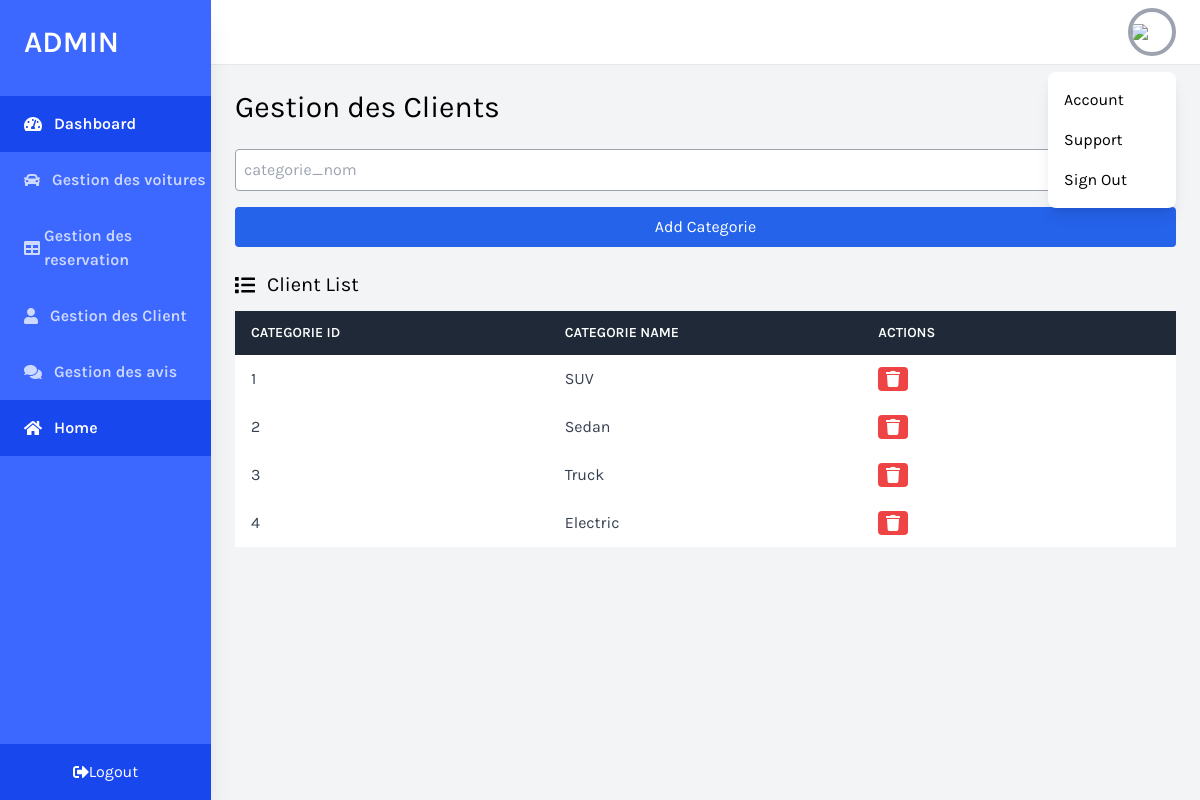
The page /pages/gestionCategorie.php on the database its author committed.
### tables this page shows
CREATE TABLE IF NOT EXISTS categories (
    categorie_id int NOT NULL AUTO_INCREMENT,
    categorie_nom varchar(100),
    PRIMARY KEY(categorie_id)
);

### Controller/AuthController.php (called while the page is built, shortened)
<?php
trait AuthController {
    public function setDb($db) {
        $this->db = $db;
    }
}
?>

### Controller/CategorieController.php (called while the page is built, shortened)
<?php
trait CategorieController
{
    private $db;
    private $tableCategories = 'categories';
    public function getAllCategories() {
        $sql = "SELECT * FROM {$this->tableCategories}";
        $stmt = $this->db->prepare($sql);
        if($stmt->execute()) {
            return $stmt->fetchAll();
        } else {
            return null;
        }
    }
}

### Helpers/Helpers.php (the view, shortened to what this page needs)
<?php
class Helpers
{
    public static function renderCategories($categorie)
    {
        return '<tr>
                                    <td class="w-1/4 text-left py-3 px-4">' . $categorie['categorie_id'] . '</td>
                                    <td class="w-1/4 text-left py-3 px-4">' . $categorie['categorie_nom'] . '</td>
                                    <td class="text-left py-3 px-4 flex space-x-2">
                                        <a class="bg-red-500 text-white px-2 py-1 rounded flex items-center" href="./actions/categorie/delete_categorie.php?id=' . $categorie['categorie_id'] . '"><i class="fas fa-trash"></i></a>
                                    </td>
                                </tr>';
    }
}

### pages/gestionCategorie.php (shortened to what this page needs)
<?php
$db = DBConnection::getConnection()->conn;
$admin = new AdminController($db);
$allCategories = $admin->getAllCategories();
?>
<!DOCTYPE html>
<html lang="en">
<head>
    <link href="https://cdnjs.cloudflare.com/ajax/libs/tailwindcss/2.2.19/tailwind.min.css" rel="stylesheet">
</head>
<body class="bg-gray-100 font-family-karla flex" x-data="{ isModalOpen: false }">
    <aside class="relative bg-sidebar h-screen w-64 hidden sm:block shadow-xl">
        <div class="p-6">
            <a href="admin-home.php" class="text-white text-3xl font-semibold uppercase hover:text-gray-300">Admin</a>
        </div>
        <nav class="text-white text-base font-semibold pt-3">
            <a href="admin-home.php" class="flex items-center active-nav-link text-white py-4 pl-6 nav-item">
                <i class="fas fa-tachometer-alt mr-3"></i>
                Dashboard
            </a>
            <a href="gestionVoitures.php" class="flex items-center text-white opacity-75 hover:opacity-100 py-4 pl-6 nav-item">
                <i class="fas fa-car mr-3"></i>
                Gestion des voitures
            </a>
            <a href="gestionReservation.php" class="flex items-center text-white opacity-75 hover:opacity-100 py-4 pl-6 nav-item">
                <i class="fas fa-table mr-1"></i>
                Gestion des reservation
            </a>
            <a href="gestionClients.html" class="flex items-center text-white opacity-75 hover:opacity-100 py-4 pl-6 nav-item">
                <i class="fas fa-user mr-3"></i>
                Gestion des Client
            </a>
            <a href="gestionAvis.html" class="flex items-center text-white opacity-75 hover:opacity-100 py-4 pl-6 nav-item">
                <i class="fas fa-comments mr-3"></i>
                Gestion des avis
            </a>
            <a href="../index.php" class="flex items-center active-nav-link text-white py-4 pl-6 nav-item">
                <i class="fas fa-home mr-3"></i>
                Home
            </a>
        </nav>
        <a href="#" class="absolute w-full upgrade-btn bottom-0 text-white flex items-center justify-center py-4">
            <i class="fas fa-sign-out-alt"></i>
            Logout
        </a>
    </aside>
    <div class="w-full flex flex-col h-screen overflow-y-hidden">
        <header class="w-full items-center bg-white py-2 px-6 hidden sm:flex">
            <div x-data="{ isOpen: false }" class="relative w-1/2 flex justify-end">
                <button @click="isOpen = !isOpen" class="realtive z-10 w-12 h-12 rounded-full overflow-hidden border-4 border-gray-400 hover:border-gray-300 focus:border-gray-300 focus:outline-none">
                    <img src="https://source.unsplash.com/uJ8LNVCBjFQ/400x400">
                </button>
                <button x-show="isOpen" @click="isOpen = false" class="h-full w-full fixed inset-0 cursor-default"></button>
                <div x-show="isOpen" class="absolute w-32 bg-white rounded-lg shadow-lg py-2 mt-16">
                    <a href="#" class="block px-4 py-2 account-link hover:text-white">Account</a>
                    <a href="#" class="block px-4 py-2 account-link hover:text-white">Support</a>
                    <a href="#" class="block px-4 py-2 account-link hover:text-white">Sign Out</a>
                </div>
            </div>
        </header>
        <div class="w-full h-screen overflow-x-hidden border-t flex flex-col">
            <main class="w-full flex-grow p-6">
                <h1 class="text-3xl text-black pb-6">Gestion des Clients</h1>
                <div>
                    <form action="./actions/categorie/create_categorie.php" method="POST">
                        <input type="text" name="categorie_nom" placeholder="categorie_nom" class="w-full p-2 mb-4 border border-gray-400 rounded">
                        <button type="submit" class="p-2 bg-blue-600 text-white rounded w-full">Add Categorie</button>
                    </form>
                </div>
                <div class="w-full mt-6">
                    <p class="text-xl pb-3 flex items-center">
                        <i class="fas fa-list mr-3"></i> Client List
                    </p>
                    <div class="bg-white overflow-auto">
                        <table class="min-w-full bg-white">
                            <thead class="bg-gray-800 text-white">
                                <tr>
                                    <th class="w-1/4 text-left py-3 px-4 uppercase font-semibold text-sm">Categorie id</th>
                                    <th class="w-1/4 text-left py-3 px-4 uppercase font-semibold text-sm">Categorie name</th>
                                    <th class="w-1/4 text-left py-3 px-4 uppercase font-semibold text-sm">Actions</th>
                                </tr>
                            </thead>
                            <tbody class="text-gray-700">
                                <?php
                                foreach ($allCategories as $categorie) {
                                    echo Helpers::renderCategories($categorie);
                                }
                                ?>
                            </tbody>
                        </table>
                    </div>
                </div>
            </main>
        </div>
    </div>
</body>
</html>

### pages/gestionCategorie.php (style rules this page uses)
.font-family-karla { font-family: karla; }
.bg-sidebar { background: #3d68ff; }
.upgrade-btn { background: #1947ee; }
.active-nav-link { background: #1947ee; }

### rows shown on the page
categories: categorie_id "1", categorie_nom "SUV"
categories: categorie_id "2", categorie_nom "Sedan"
categories: categorie_id "3", categorie_nom "Truck"
categories: categorie_id "4", categorie_nom "Electric"
